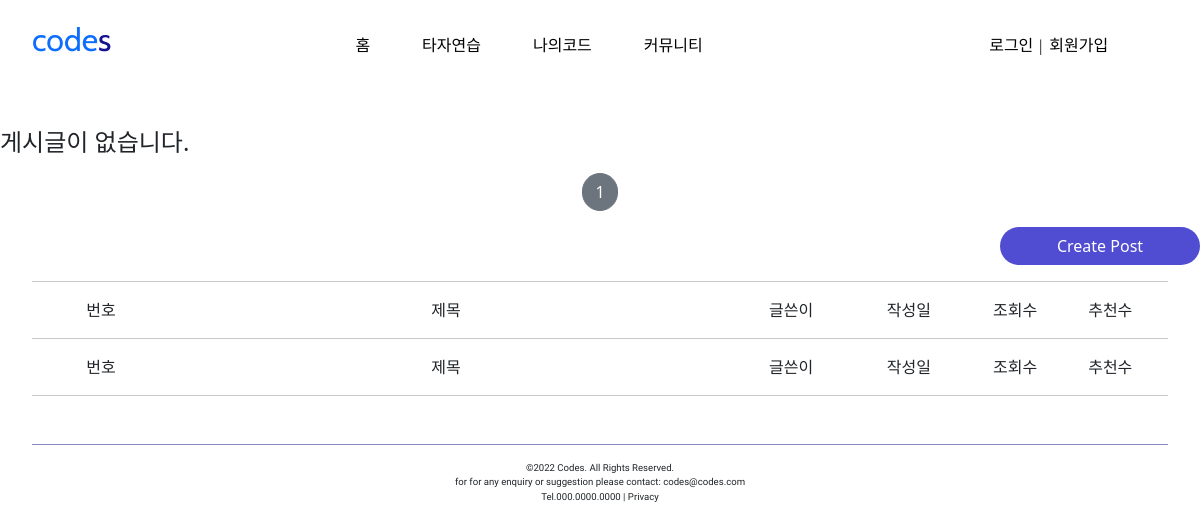
Before: /post/list/ with the older database file.
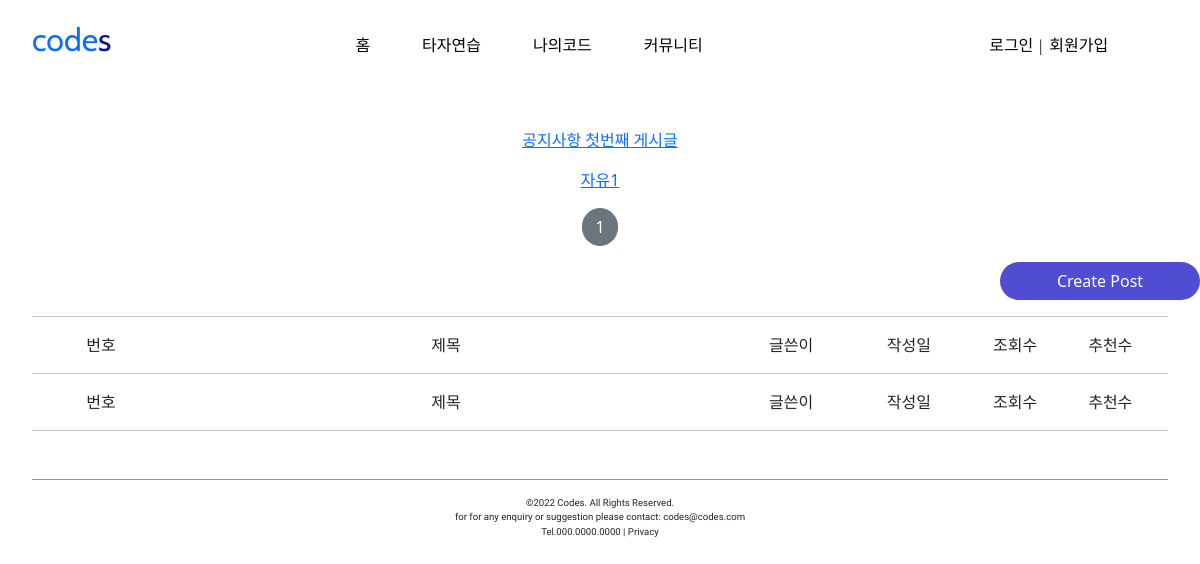
After: the same page with the newer database file.
### postapp/models.py (models this page shows, shortened)
class Post(models.Model):
    post_id = models.AutoField(primary_key=True)
    post_title = models.CharField(max_length=256,null=False)
    image = models.ImageField(upload_to='post/', null=False)
    post_content = models.TextField(null=False)
    post_viewnum = models.IntegerField(default=0)
    like_num = models.IntegerField(default=0)
    post_wdate = models.DateTimeField(auto_now_add=True)
    post_mdate = models.DateTimeField(auto_now=True)
    writer = models.ForeignKey(User, on_delete=models.CASCADE, related_name='post', null=False)
    category = models.ForeignKey(PostCategory, on_delete=models.CASCADE, related_name='category', null=False)

### postapp/views.py (the view)
# urls.py: path('list/', PostListView.as_view(), name='list'),
class PostListView(ListView):
    model = Post
    context_object_name = 'post_list'
    template_name = 'postapp/list.html'
    paginate_by = 5

### postapp/templates/postapp/list.html
{% extends 'base.html' %}
{% block content %}
<div style="margin-top: 5rem">
    {% if post_list %}
    <div style="text-align: center">
    {% for list in post_list %}
        <a href="{% url 'postapp:detail' pk=list.pk %}">
            <p>
                {{ list.post_title }}
            </p>
        </a>
    {% endfor %}
    </div>
    {% else %}
    <div>
        <h4>게시글이 없습니다.</h4>
    </div>
    {% endif %}
    {% include 'snippets/pagination.html' with page_obj=page_obj %}
    <div style="text-align: right">
    <a href="{% url 'postapp:create' %}" class="btn text-white rounded-pill col-2 px-3" style="background-color: #504DD2;">
        Create Post
    </a>
    </div>
    <div style="margin-right: 2rem;margin-left: 2rem; text-align: center;padding:0%">
        <hr>
        <p>
        <div style="display:inline-block; width: 10%;height: auto">번호</div>
        <div style="display:inline-block; width: 50%;">제목</div>
        <div style="display:inline-block; width: 10%;">글쓴이</div>
        <div style="display:inline-block; width: 10%;">작성일</div>
        <div style="display:inline-block; width: 8%;">조회수</div>
        <div style="display:inline-block; width: 8%;">추천수</div>
        </p>
        <hr>
    </div>
    <div style="margin-right: 2rem;margin-left: 2rem; text-align: center;padding:0%">
    <p>
        <div style="display:inline-block; width: 10%;height: auto">번호</div>
        <div style="display:inline-block; width: 50%;">제목</div>
        <div style="display:inline-block; width: 10%;">글쓴이</div>
        <div style="display:inline-block; width: 10%;">작성일</div>
        <div style="display:inline-block; width: 8%;">조회수</div>
        <div style="display:inline-block; width: 8%;">추천수</div>
        </p>
        <hr>
    </div>
</div>
{% endblock %}

Changed rows visible on the page:
added Post: post_title "공지사항 첫번째 게시글"
added Post: post_title "자유1"
Other visible differences:
text no longer shown: "게시글이 없습니다."
